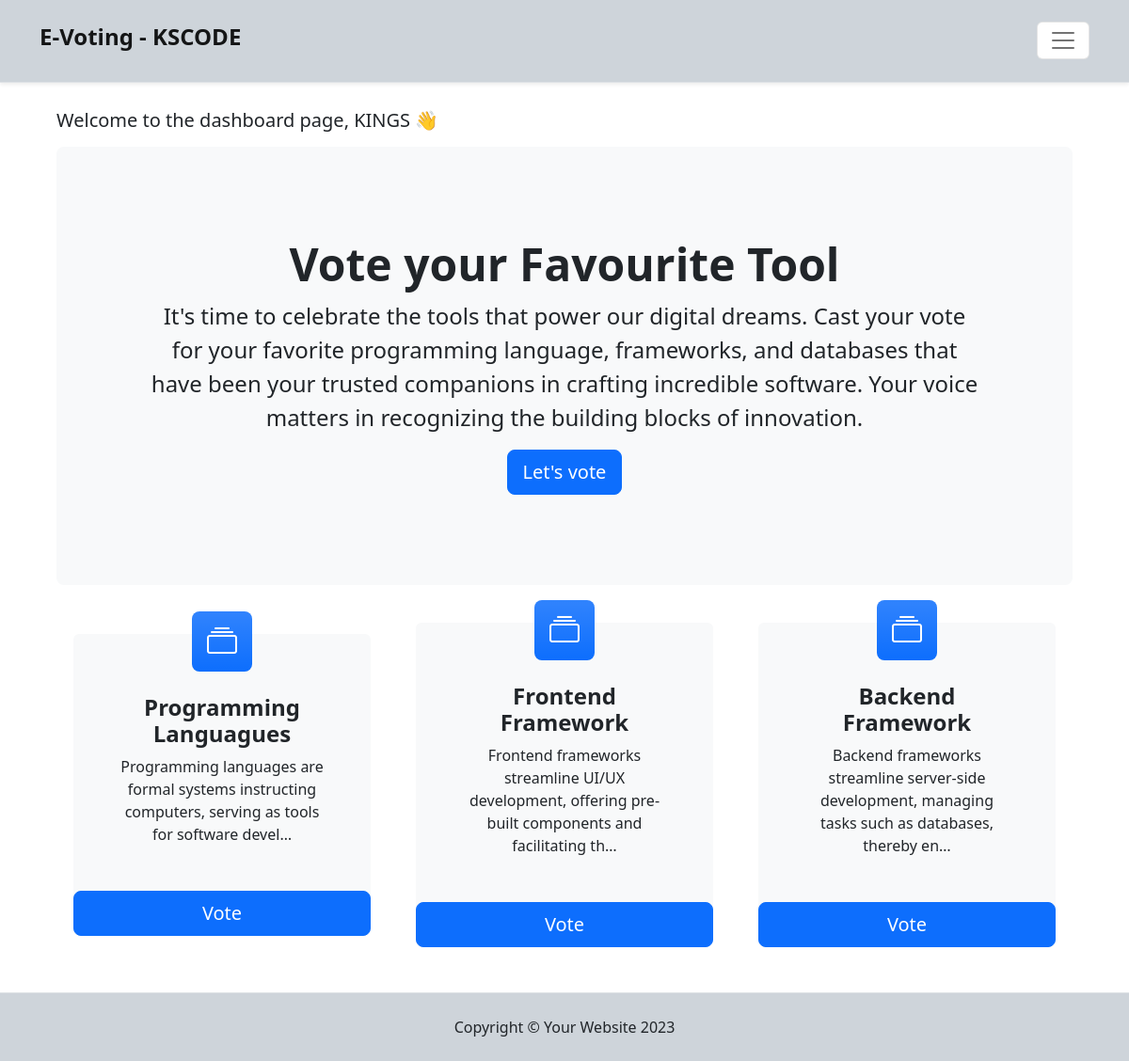
The app's page / (signed in) with its own data.
### voteapp/models.py (models this page shows, shortened)
class Category(models.Model):
    id = models.UUIDField(primary_key=True, default=uuid.uuid4, editable=False)
    title = models.CharField(max_length=200)
    slug = models.SlugField(blank=True, null=True)
    description = models.TextField(blank=True, null=True)
    total_vote = models.IntegerField(default=0)
    voters = models.ManyToManyField(User, blank=True)

### voteapp/views.py (the view)
# urls.py: path("", views.index, name="index"),
def index(request):
    context = {}
    categories = Category.objects.all()
    context['categories'] = categories
    return render(request, "voteapp/index.html", context)

### voteapp/templates/voteapp/index.html
{% extends 'voteapp/base.html' %}
{% block content %}
<div class="container-fluid">
        <section class="py-3">
            {% if request.user.is_authenticated %}
            <div class="px-lg-5">
                <h5 class="mb-3">Welcome to the dashboard page, {{user|upper}} 👋</h5>
            </div>
            {% endif %}
            <div class="container-fluid px-lg-5">
                <div class="p-4 p-lg-5 bg-light rounded-3 text-center">
                    <div class="m-4 m-lg-5">
                        <h1 class="display-5 fw-bold">Vote your Favourite Tool</h1>
                        <p class="fs-4">It's time to celebrate the tools that power our digital dreams. Cast your vote for your favorite programming language, frameworks, and databases
                            that have been your trusted companions in crafting incredible software.
                            Your voice matters in recognizing the building blocks of innovation.</p>
                        <a class="btn btn-primary btn-lg" href="#votingSection">Let's vote</a>
                    </div>
                </div>
            </div>
        </section>
        <section class="pt-4" id="votingSection">
            <div class="container px-lg-5">
                <div class="row gx-lg-5 align-items-center justify-content-center">
                    {% for category in categories  %}
                    <div class="col-9 col-lg-4 col-xxl-4 mb-5">
                        <div class="card bg-light border-0 h-100">
                            <div class="card-body text-center p-4 p-lg-5 pt-0 pt-lg-0">
                                <div class="feature bg-primary bg-gradient text-white rounded-3 mb-4 mt-n4"><i class="bi bi-collection"></i></div>
                                <h2 class="fs-4 fw-bold">{{category.title}}</h2>
                                <p class="mb-0">{{category.description | truncatechars:100}}</p>
                            </div>
                            <a class="btn btn-primary btn-lg" href="{% url 'detail' category.slug  %}">Vote</a>
                        </div>
                    </div>
                    {% endfor %}
                </div>
            </div>
        </section>
</div>
{% endblock content %}

### static/css/style.css (style rules this page uses)
* { box-sizing: border-box; }
*, *:after, *:before { box-sizing: border-box; }

### records on screen
Category: title "Programming Languagues", description "Programming languages are formal systems instructing computers, serving as tools for software devel…"
Category: title "Frontend Framework", description "Frontend frameworks streamline UI/UX development, offering pre-built components and facilitating th…"
Category: title "Backend Framework", description "Backend frameworks streamline server-side development, managing tasks such as databases, thereby en…"

### other values on screen
{{ user|upper }} "KINGS"
